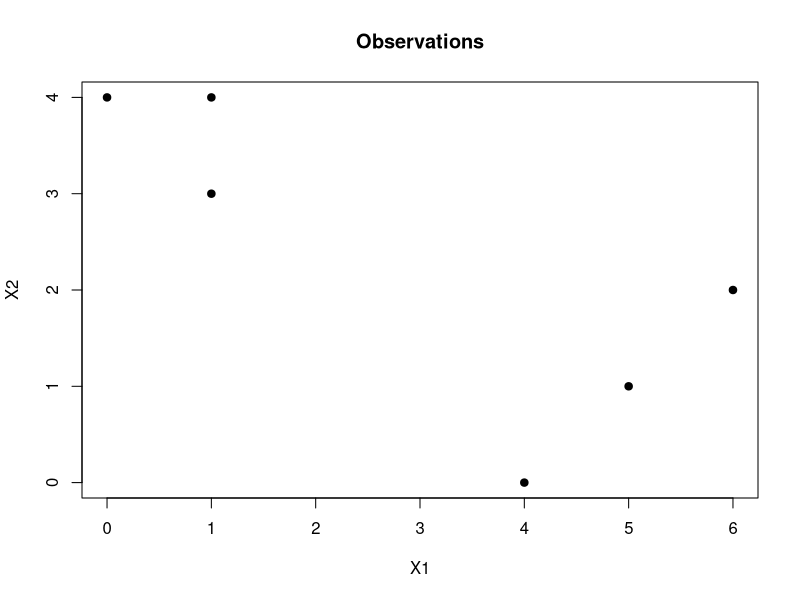
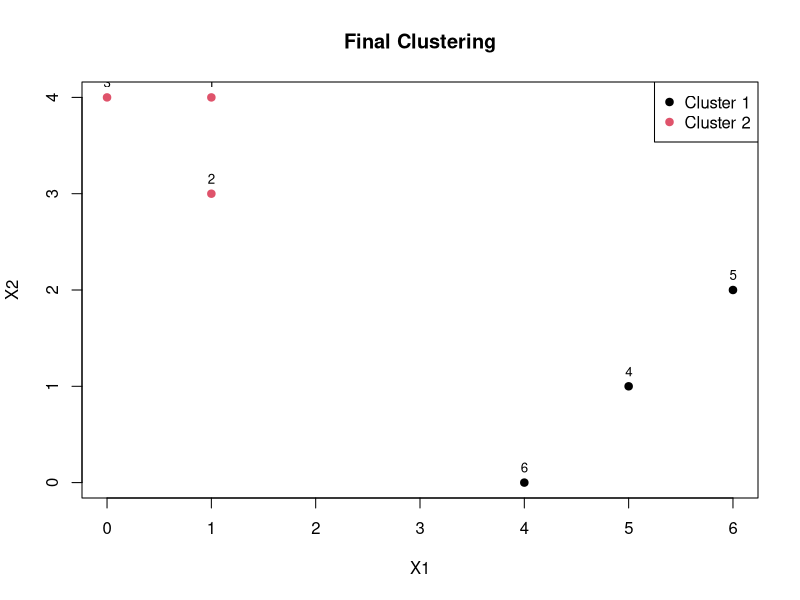

Source code (R) for these figures, in order:
## ---- chunk 1
knitr::opts_chunk$set(echo = TRUE)
## ---- chunk 2
data <- data.frame(
  X1 = c(1, 1, 0, 5, 6, 4),
  X2 = c(4, 3, 4, 1, 2, 0)
)
rownames(data) <- c(1, 2, 3, 4, 5, 6)
plot(data$X1, data$X2, pch = 19, col = "black", xlab = "X1", ylab = "X2", main = "Observations")


## ---- chunk 3
set.seed(5)
data$Cluster <- sample(c(1, 2), size = nrow(data), replace = TRUE)
print(data)
## ---- chunk 4
centroids <- aggregate(cbind(X1, X2) ~ Cluster, data = data, FUN = mean)
print(centroids)

## ---- chunk 5
reassign_clusters <- function(data, centroids) {
  data$Cluster <- apply(data[, c("X1", "X2")], 1, function(point) {
    dists <- apply(centroids[, -1], 1, function(center) sqrt(sum((point - center)^2)))
    return(which.min(dists))
  })
  return(data)
}

data <- reassign_clusters(data, centroids)
print(data)

## ---- chunk 6
repeat {
  old_clusters <- data$Cluster
  centroids <- aggregate(cbind(X1, X2) ~ Cluster, data = data, FUN = mean)
  data <- reassign_clusters(data, centroids)
  if (all(old_clusters == data$Cluster)) break
}
print(data)


## ---- chunk 7
plot(data$X1, data$X2, pch = 19, col = data$Cluster, xlab = "X1", ylab = "X2", main = "Final Clustering")
text(data$X1, data$X2, labels = rownames(data), pos = 3, cex = 0.8)
legend("topright", legend = c("Cluster 1", "Cluster 2"), col = 1:2, pch = 19)

